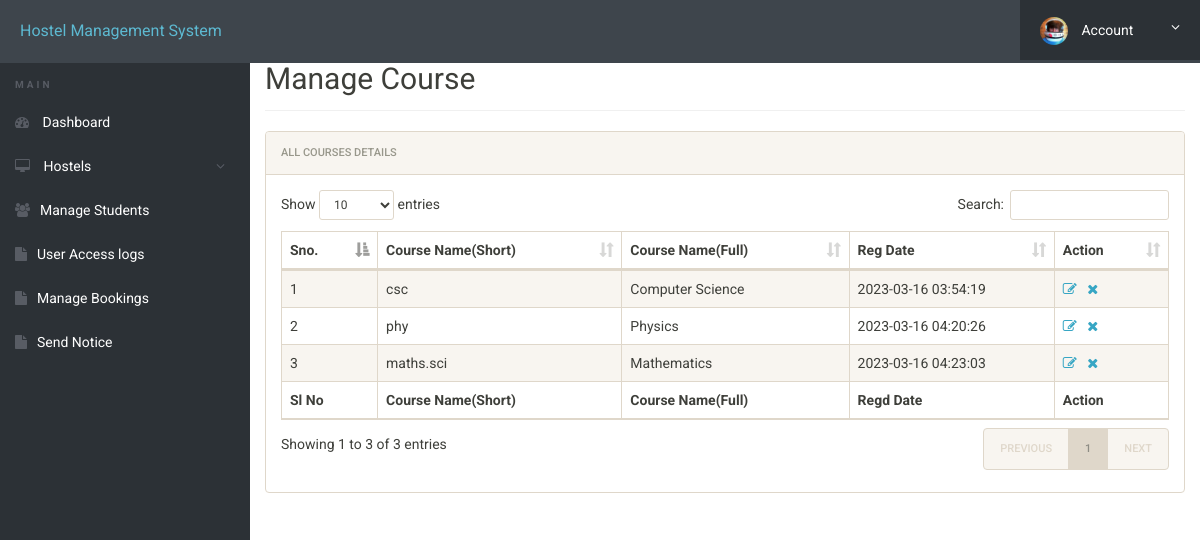
Screenshot of /hostel/admin/manage-courses.php (signed in) with the database file from the repository.
### tables this page shows
CREATE TABLE `courses` (
  `id` int(11) NOT NULL,
  `course_code` varchar(255) DEFAULT NULL,
  `course_sn` varchar(255) DEFAULT NULL,
  `course_fn` varchar(255) DEFAULT NULL,
  `posting_date` timestamp NULL DEFAULT current_timestamp()
);

### hostel/admin/manage-courses.php (the view, shortened to what this page needs)
<?php
include('includes/config.php');
?>
<!doctype html>
<html lang="en" class="no-js">
<head>
	<link rel="stylesheet" href="css/font-awesome.min.css">
	<link rel="stylesheet" href="css/bootstrap.min.css">
	<link rel="stylesheet" href="css/dataTables.bootstrap.min.css">
	<link rel="stylesheet" href="css/bootstrap-social.css">
	<link rel="stylesheet" href="css/bootstrap-select.css">
	<link rel="stylesheet" href="css/fileinput.min.css">
	<link rel="stylesheet" href="css/awesome-bootstrap-checkbox.css">
	<link rel="stylesheet" href="css/style.css">
</head>
<body>
	<?php include('includes/header.php');?>
	<div class="ts-main-content">
			<?php include('includes/sidebar.php');?>
		<div class="content-wrapper">
			<div class="container-fluid">
				<div class="row">
					<div class="col-md-12">
						<h2 class="page-title" style="margin-top:4%">Manage Course</h2>
						<div class="panel panel-default">
							<div class="panel-heading">All Courses Details</div>
							<div class="panel-body">
								<table id="zctb" class="display table table-striped table-bordered table-hover" cellspacing="0" width="100%">
									<thead>
										<tr>
											<th>Sno.</th>
											<th>Course Name(Short)</th>
											<th>Course Name(Full)</th>
											<th>Reg Date </th>
											<th>Action</th>
										</tr>
									</thead>
									<tfoot>
										<tr>
											<th>Sl No</th>
											<th>Course Name(Short)</th>
											<th>Course Name(Full)</th>
											<th>Regd Date</th>
											<th>Action</th>										</tr>
									</tfoot>
									<tbody>
<?php
$ret="select * from courses";
$stmt= $mysqli->prepare($ret) ;
$stmt->execute() ;
$res=$stmt->get_result();
$cnt=1;
while($row=$res->fetch_object())
	  {
	  	?>
<tr><td><?php echo $cnt;;?></td>
<td><?php echo $row->course_sn;?></td>
<td><?php echo $row->course_fn;?></td>
<td><?php echo $row->posting_date;?></td>
<td><a href="edit-course.php?id=<?php echo $row->id;?>"><i class="fa fa-edit"></i></a>&nbsp;&nbsp;
<a href="manage-courses.php?del=<?php echo $row->id;?>" onclick="return confirm("Do you want to delete");"><i class="fa fa-close"></i></a></td>
										</tr>
									<?php
$cnt=$cnt+1;
									 } ?>
									</tbody>
								</table>
							</div>
						</div>
					</div>
				</div>
			</div>
		</div>
	</div>
</body>
</html>

### hostel/admin/css/style.css (style rules this page uses)
html { font-size: 14px; }
@media only screen and (min-width: 480px) { html { font-size: 17px; } }
@media only screen and (min-width: 768px) { html { font-size: 14px; } }
body { font-size: 1em; }
a { color: #37a6c4; }
.panel { overflow: hidden; }
.page-title { padding-bottom: 15px; margin-bottom: 20px; border-bottom: 1px solid #f0f0f0; }
.ts-main-content .content-wrapper { padding-top: 15px; margin-top: 10px; }
@media only screen and (min-width: 992px) { .ts-main-content .content-wrapper { margin-left: 250px; } }

### rows the page displays
courses: course_sn "csc", course_fn "Computer Science", posting_date "2023-03-16 03:54:19"
courses: course_sn "phy", course_fn "Physics", posting_date "2023-03-16 04:20:26"
courses: course_sn "maths.sci", course_fn "Mathematics", posting_date "2023-03-16 04:23:03"
